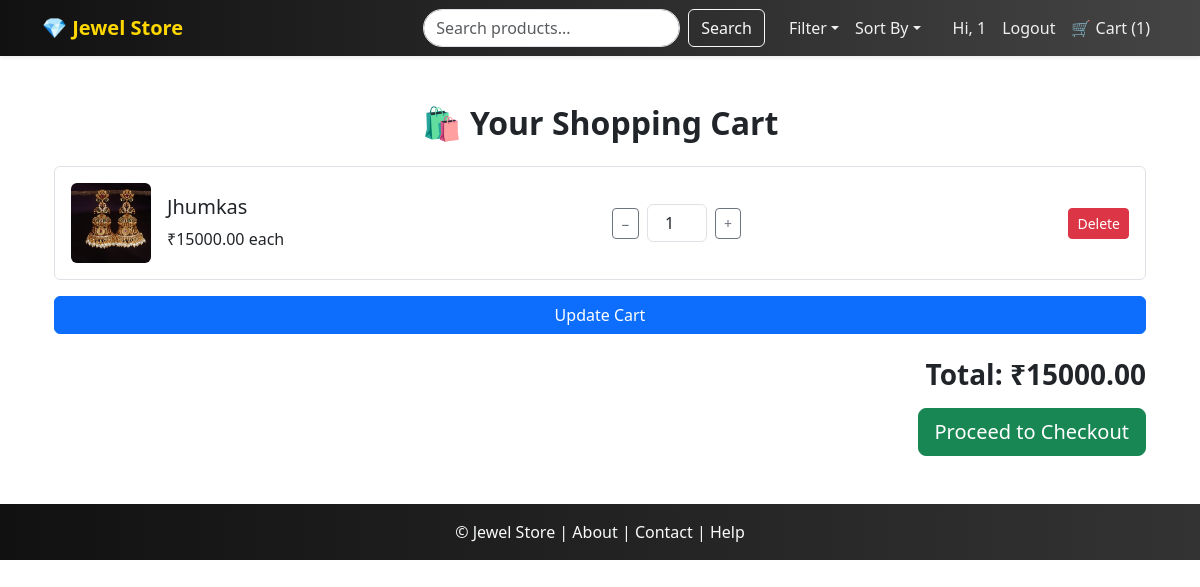
The app's page /cart/ (signed in) with its own data.
### shop/models.py (models this page shows, shortened)
class CartItem(models.Model):
    cart = models.ForeignKey(Cart, related_name='items', on_delete=models.CASCADE)
    product = models.ForeignKey(Product, on_delete=models.CASCADE)
    quantity = models.PositiveIntegerField(default=1)

class Product(models.Model):
    name = models.CharField(max_length=150)
    category = models.ForeignKey(Category, on_delete=models.CASCADE, related_name='products')
    slug = models.SlugField(unique=True, blank=True)
    description = models.TextField(blank=True)
    price = models.DecimalField(max_digits=10, decimal_places=2)
    image = models.ImageField(upload_to='product_images/', blank=True, null=True)
    stock = models.PositiveIntegerField(default=0)
    available = models.BooleanField(default=True)
    created_at = models.DateTimeField(auto_now_add=True)
    class Meta:
        ordering = ['name']

### shop/views.py (the view)
# urls.py: path('cart/', views.view_cart, name='view_cart'),
@login_required
def view_cart(request):
    cart, created = Cart.objects.get_or_create(user=request.user)
    items = CartItem.objects.filter(cart=cart)
    total = sum(item.product.price * item.quantity for item in items)
    return render(request, 'shop/cart.html', {
        "items": items,
        "total": total
    })

### shop/context_processors.py (called while the page is built)
def common_data(request):
    categories = Category.objects.all()
    cart_count = 0
    if request.user.is_authenticated:
        try:
            cart = Cart.objects.get(user=request.user)
            cart_count = cart.items.count()
        except Cart.DoesNotExist:
            cart_count = 0
    return {'categories': categories, 'cart_count': cart_count}

### shop/templates/shop/cart.html (shortened to what this page needs)
{% extends 'shop/base.html' %}
{% load static %}
{% block content %}
<div class="container py-4">
    <h2 class="fw-bold text-center mb-4">🛍️ Your Shopping Cart</h2>
    {% if items %}
    <form method="post" action="{% url 'update_cart' %}">
        {% for item in items %}
        <div class="d-flex justify-content-between align-items-center border p-3 mb-3 rounded">
            <div class="d-flex align-items-center">
                <img src="{{ item.product.image.url }}" width="80" class="rounded me-3">
                <div>
                    <h5>{{ item.product.name }}</h5>
                    <p class="m-0">₹{{ item.product.price }} each</p>
                </div>
            </div>
            <div class="d-flex align-items-center">
                <button type="submit" name="decrease_{{ item.id }}" class="btn btn-outline-secondary btn-sm">−</button>
                <input type="number" name="quantity_{{ item.id }}" value="{{ item.quantity }}" min="1"
                       class="form-control text-center mx-2" style="width: 60px;">
                <button type="submit" name="increase_{{ item.id }}" class="btn btn-outline-secondary btn-sm">+</button>
            </div>
            <a href="{% url 'remove_from_cart' item.product.id %}" class="btn btn-danger btn-sm">Delete</a>
        </div>
        {% endfor %}
        <button type="submit" class="btn btn-primary w-100">Update Cart</button>
    </form>
    <h3 class="mt-4 fw-bold text-end">Total: ₹{{ total }}</h3>
    <div class="text-end mt-3">
        <a href="{% url 'checkout' %}" class="btn btn-success btn-lg">Proceed to Checkout</a>
    </div>
    {% else %}
        <p class="text-center">Your cart is empty. <a href="{% url 'home' %}">Continue Shopping</a></p>
    {% endif %}
</div>
{% endblock %}

### shop/templates/shop/base.html (shortened to what this page needs)
{% load static %}
<!DOCTYPE html>
<html lang="en">
<head>
    <link rel="stylesheet" href="{% static 'css/style.css' %}">
    <link href="https://cdn.jsdelivr.net/npm/bootstrap@5.3.2/dist/css/bootstrap.min.css" rel="stylesheet">
</head>
<body>
<nav class="navbar navbar-expand-lg navbar-dark bg-dark shadow-sm">
    <div class="container">
        <a class="navbar-brand fw-bold" href="{% url 'home' %}">💎 Jewel Store</a>
        <div class="collapse navbar-collapse" id="navbarNav">
            <form class="d-flex ms-auto me-3" method="get" action="{% url 'home' %}">
                <input class="form-control me-2" type="search" name="search" placeholder="Search products..." aria-label="Search" value="{{ request.GET.search }}">
                <button class="btn btn-outline-light" type="submit">Search</button>
            </form>
            <ul class="navbar-nav me-3">
                <li class="nav-item dropdown">
                    <a class="nav-link dropdown-toggle" href="#" id="filterDropdown" role="button" data-bs-toggle="dropdown">Filter</a>
                </li>
                <li class="nav-item dropdown">
                    <a class="nav-link dropdown-toggle" href="#" id="sortDropdown" role="button" data-bs-toggle="dropdown">Sort By</a>
                </li>
            </ul>
            <ul class="navbar-nav">
                {% if user.is_authenticated %}
                    <li class="nav-item"><a class="nav-link" href="#">Hi, {{ user.username }}</a></li>
                    <li class="nav-item"><a class="nav-link" href="{% url 'logout' %}">Logout</a></li>
                {% else %}
                    <li class="nav-item"><a class="nav-link" href="{% url 'login' %}">Login</a></li>
                    <li class="nav-item"><a class="nav-link" href="{% url 'signup' %}">Signup</a></li>
                {% endif %}
                <li class="nav-item"><a class="nav-link" href="{% url 'view_cart' %}">🛒 Cart ({{ cart_count }})</a></li>
            </ul>
        </div>
    </div>
</nav>
<main class="container py-4">
    {% block content %}
    {% endblock %}
</main>
<footer class="bg-dark text-light text-center py-3 mt-auto">
    <p class="mb-0">
       <a href="{% url 'home' %}" class="text-light text-decoration-none"> © {{ now.year }} Jewel Store </a>|
        <a href="{% url 'about' %}" class="text-light text-decoration-none">About</a> |
        <a href="{% url 'contact' %}" class="text-light text-decoration-none">Contact</a> |
        <a href="{% url 'help' %}" class="text-light text-decoration-none">Help</a>
    </p>
</footer>
</body>
</html>

### shop/static/css/style.css (style rules this page uses)
body { font-family: "Poppins", sans-serif; background-color: #f8f9fa; color: #333; margin: 0; padding: 0; }
h1, h2, h3, h4, h5 { font-weight: 600; }
.navbar { background: linear-gradient(90deg, #111, #444); }
.navbar-brand { font-size: 1.4rem; font-weight: bold; color: #ffd700 !important; }
.navbar-nav .nav-link { color: #f0f0f0 !important; transition: 0.3s; }
.navbar form input { border-radius: 20px; }
footer { background: linear-gradient(90deg, #111, #333); color: #f0f0f0; padding: 1rem 0; }
footer a { color: #ffd700; text-decoration: none; }

### records on screen
CartItem: product.image (picture), product.name "Jhumkas", product.price "15000.00", quantity "1"

### other values on screen
{{ user.username }} "1"
{{ cart_count }} "1"
{{ total }} "15000.00"
